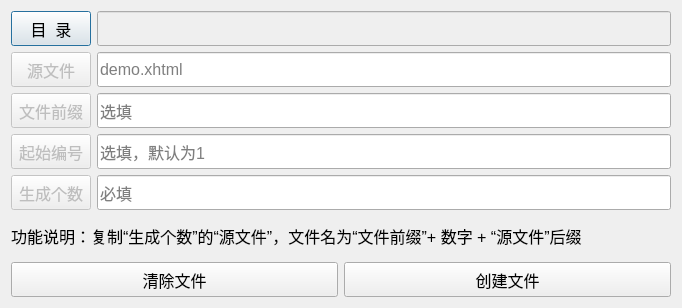
<?xml version="1.0" encoding="UTF-8"?>
<ui version="4.0">
 <class>HtmlFileNewDlg</class>
 <widget class="QDialog" name="HtmlFileNewDlg">
  <property name="geometry">
   <rect>
    <x>0</x>
    <y>0</y>
    <width>682</width>
    <height>308</height>
   </rect>
  </property>
  <property name="windowTitle">
   <string>Dialog</string>
  </property>
  <layout class="QVBoxLayout" name="verticalLayout">
   <item>
    <layout class="QHBoxLayout" name="horizontalLayout">
     <item>
      <widget class="QPushButton" name="btnDirOpen">
       <property name="minimumSize">
        <size>
         <width>0</width>
         <height>35</height>
        </size>
       </property>
       <property name="font">
        <font>
         <pointsize>12</pointsize>
        </font>
       </property>
       <property name="text">
        <string>目  录</string>
       </property>
      </widget>
     </item>
     <item>
      <widget class="QLineEdit" name="lineEditDirShow">
       <property name="enabled">
        <bool>false</bool>
       </property>
       <property name="minimumSize">
        <size>
         <width>500</width>
         <height>35</height>
        </size>
       </property>
       <property name="font">
        <font>
         <pointsize>12</pointsize>
        </font>
       </property>
      </widget>
     </item>
    </layout>
   </item>
   <item>
    <layout class="QHBoxLayout" name="horizontalLayout_2">
     <item>
      <widget class="QPushButton" name="btnSrcFile">
       <property name="enabled">
        <bool>false</bool>
       </property>
       <property name="minimumSize">
        <size>
         <width>0</width>
         <height>35</height>
        </size>
       </property>
       <property name="font">
        <font>
         <pointsize>12</pointsize>
        </font>
       </property>
       <property name="text">
        <string>源文件</string>
       </property>
      </widget>
     </item>
     <item>
      <widget class="QLineEdit" name="lineEditSrcFile">
       <property name="enabled">
        <bool>true</bool>
       </property>
       <property name="minimumSize">
        <size>
         <width>500</width>
         <height>35</height>
        </size>
       </property>
       <property name="font">
        <font>
         <pointsize>12</pointsize>
        </font>
       </property>
       <property name="placeholderText">
        <string>demo.xhtml</string>
       </property>
      </widget>
     </item>
    </layout>
   </item>
   <item>
    <layout class="QHBoxLayout" name="horizontalLayout_3">
     <item>
      <widget class="QPushButton" name="btnFilePrefix">
       <property name="enabled">
        <bool>false</bool>
       </property>
       <property name="minimumSize">
        <size>
         <width>0</width>
         <height>35</height>
        </size>
       </property>
       <property name="font">
        <font>
         <pointsize>12</pointsize>
        </font>
       </property>
       <property name="text">
        <string>文件前缀</string>
       </property>
      </widget>
     </item>
     <item>
      <widget class="QLineEdit" name="lineEditFilePrefix">
       <property name="enabled">
        <bool>true</bool>
       </property>
       <property name="minimumSize">
        <size>
         <width>500</width>
         <height>35</height>
        </size>
       </property>
       <property name="font">
        <font>
         <pointsize>12</pointsize>
        </font>
       </property>
       <property name="placeholderText">
        <string>选填</string>
       </property>
      </widget>
     </item>
    </layout>
   </item>
   <item>
    <layout class="QHBoxLayout" name="horizontalLayout_4">
     <item>
      <widget class="QPushButton" name="btnStart">
       <property name="enabled">
        <bool>false</bool>
       </property>
       <property name="minimumSize">
        <size>
         <width>0</width>
         <height>35</height>
        </size>
       </property>
       <property name="font">
        <font>
         <pointsize>12</pointsize>
        </font>
       </property>
       <property name="text">
        <string>起始编号</string>
       </property>
      </widget>
     </item>
     <item>
      <widget class="QLineEdit" name="lineEditStart">
       <property name="enabled">
        <bool>true</bool>
       </property>
       <property name="minimumSize">
        <size>
         <width>500</width>
         <height>35</height>
        </size>
       </property>
       <property name="font">
        <font>
         <pointsize>12</pointsize>
        </font>
       </property>
       <property name="inputMask">
        <string/>
       </property>
       <property name="text">
        <string/>
       </property>
       <property name="placeholderText">
        <string>选填，默认为1</string>
       </property>
      </widget>
     </item>
    </layout>
   </item>
   <item>
    <layout class="QHBoxLayout" name="horizontalLayout_5">
     <item>
      <widget class="QPushButton" name="btnTotal">
       <property name="enabled">
        <bool>false</bool>
       </property>
       <property name="minimumSize">
        <size>
         <width>0</width>
         <height>35</height>
        </size>
       </property>
       <property name="font">
        <font>
         <pointsize>12</pointsize>
        </font>
       </property>
       <property name="text">
        <string>生成个数</string>
       </property>
      </widget>
     </item>
     <item>
      <widget class="QLineEdit" name="lineEditTotal">
       <property name="enabled">
        <bool>true</bool>
       </property>
       <property name="minimumSize">
        <size>
         <width>500</width>
         <height>35</height>
        </size>
       </property>
       <property name="font">
        <font>
         <pointsize>12</pointsize>
        </font>
       </property>
       <property name="inputMask">
        <string/>
       </property>
       <property name="placeholderText">
        <string>必填</string>
       </property>
      </widget>
     </item>
    </layout>
   </item>
   <item>
    <widget class="QLabel" name="label">
     <property name="font">
      <font>
       <pointsize>12</pointsize>
      </font>
     </property>
     <property name="text">
      <string>功能说明：复制“生成个数”的“源文件”，文件名为“文件前缀”+ 数字 + “源文件”后缀</string>
     </property>
    </widget>
   </item>
   <item>
    <layout class="QHBoxLayout" name="horizontalLayout_6">
     <item>
      <widget class="QPushButton" name="btnClear">
       <property name="minimumSize">
        <size>
         <width>0</width>
         <height>35</height>
        </size>
       </property>
       <property name="font">
        <font>
         <pointsize>12</pointsize>
        </font>
       </property>
       <property name="text">
        <string>清除文件</string>
       </property>
      </widget>
     </item>
     <item>
      <widget class="QPushButton" name="btnCreate">
       <property name="minimumSize">
        <size>
         <width>0</width>
         <height>35</height>
        </size>
       </property>
       <property name="font">
        <font>
         <pointsize>12</pointsize>
        </font>
       </property>
       <property name="text">
        <string>创建文件</string>
       </property>
      </widget>
     </item>
    </layout>
   </item>
  </layout>
 </widget>
 <resources/>
 <connections/>
</ui>
